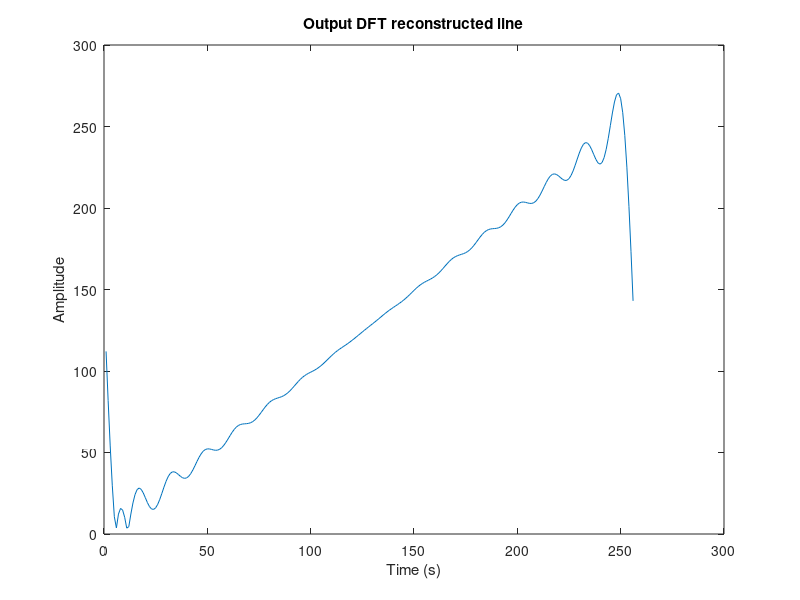
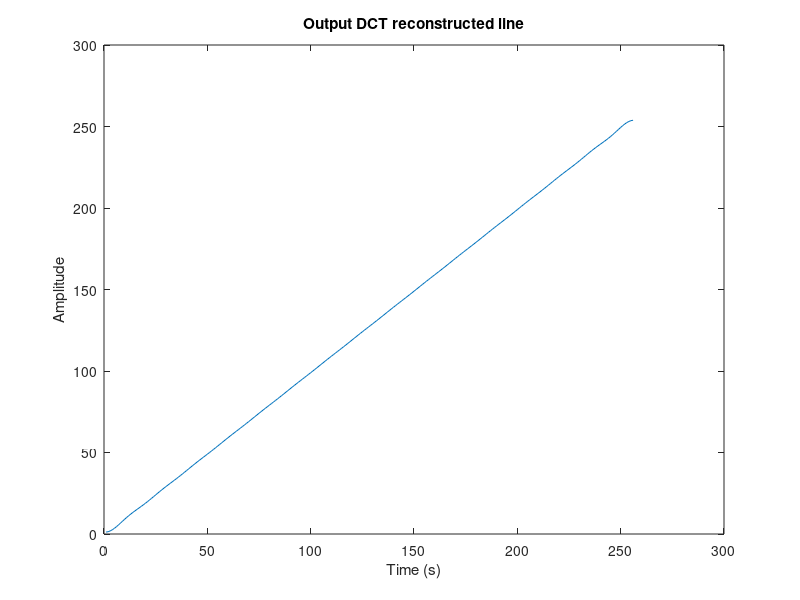

Write MATLAB code to recreate these figures, in order. (Note: this script raises an error after producing the figures.)
x=0:1:255;%generate a vector x = [1:256]
N =256;
t=0:N-1;
%figure,plot(t,x);%plot vector x
%xlabel('Time (s)');
%ylabel('Amplitude');
%title('Input sequence')


%DFT
y_dft=fft(x);%Apply Fast Fourier transform to x
%figure,stem(0:N-1,abs(y_dft));  
%xlabel('Frequency');
%ylabel('|X(k)|');
%title('DFT'); 

%high frequency to zero
y_fftshift=fftshift(y_dft);%Apply fftshift to result of fft
y_fftshift(1:112)=0;%Make high frequency component to 0
y_fftshift(145:256)=0;
y_idft=ifft(fftshift(y_fftshift));%applt inverse fourire transform
figure,plot(abs(y_idft));%plot the result
xlabel('Time (s)');
ylabel('Amplitude');
title('Output DFT reconstructed line')



%DCT
y_dct=dct(x);%Apply Discrete cosine transform to x
%figure,stem(abs(y_dct));%plot the result
%xlabel('Frequency');
%ylabel('|X(k)|');
%title('DCT');

%High frequency to zero
y_dct(33:256)=0;%make high frequency to 0
y_idct=idct(y_dct);%Apply inverse DCT
figure,plot(y_idct);%plot the results
xlabel('Time (s)');
ylabel('Amplitude');
title('Output DCT reconstructed line')

PSNR_DFT=psnr(y_idft,x);%calculate the psnr of DFT
PSNR_DCT=psnr(y_idct,x);%calculate tge psnr of DCT

